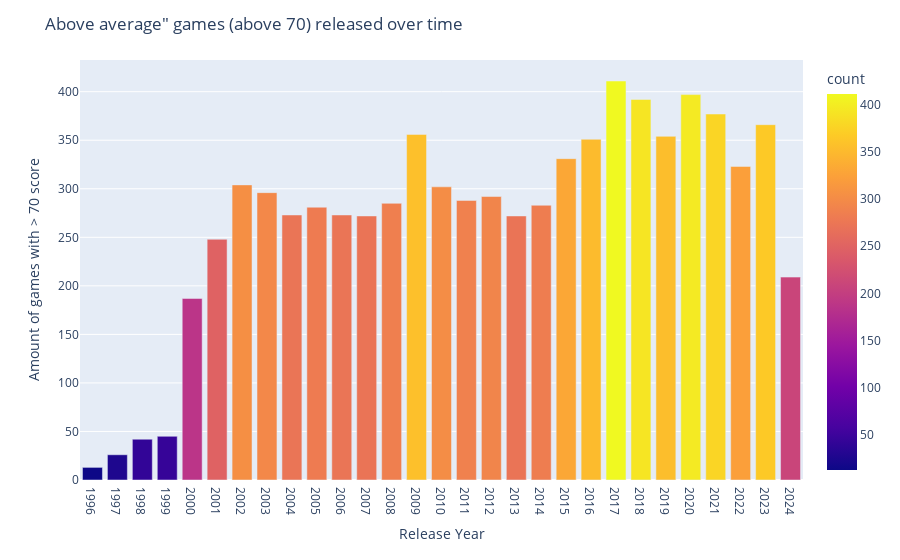

This figure's notebook cell:
### Code cell
df_year_count = dfTop.groupby('release_year').size().reset_index(name='count')

df_year_count = df_year_count.sort_values(by='release_year', ascending=True)

figYear = px.bar(
    df_year_count, 
    x='release_year', 
    y='count', 
    hover_data=['count'],
    color='count', 
    color_continuous_scale='Plasma' 
)

figYear.update_layout(
    title='Above average" games (above 70) released over time',
    xaxis_title='Release Year',
    yaxis_title='Amount of games with > 70 score',
    xaxis=dict(tickmode ='linear', dtick=1)
)

figYear.show()

### Figure 1 — Plotly figure (JSON) as saved in the notebook; plotly's stock layout.template omitted (floating-point values rounded to 4 significant figures)
{"data": [{"alignmentgroup": "True", "hovertemplate": "release_year=%{x}<br>count=%{marker.color}<extra></extra>", "legendgroup": "", "marker": {"color": [13, 26, 42, 45, 187, 248, 304, 296, 273, 281, 273, 272, 285, 356, 302, 288, 292, 272, 283, 331, 351, 411, 392, 354, 397, 377, 323, 366, 209], "coloraxis": "coloraxis", "pattern": {"shape": ""}}, "name": "", "offsetgroup": "", "orientation": "v", "showlegend": false, "textposition": "auto", "type": "bar", "x": [1996, 1997, 1998, 1999, 2000, 2001, 2002, 2003, 2004, 2005, 2006, 2007, 2008, 2009, 2010, 2011, 2012, 2013, 2014, 2015, 2016, 2017, 2018, 2019, 2020, 2021, 2022, 2023, 2024], "xaxis": "x", "y": [13, 26, 42, 45, 187, 248, 304, 296, 273, 281, 273, 272, 285, 356, 302, 288, 292, 272, 283, 331, 351, 411, 392, 354, 397, 377, 323, 366, 209], "yaxis": "y"}], "layout": {"autosize": true, "barmode": "relative", "coloraxis": {"colorbar": {"title": {"text": "count"}}, "colorscale": [[0, "#0d0887"], [0.1111, "#46039f"], [0.2222, "#7201a8"], [0.3333, "#9c179e"], [0.4444, "#bd3786"], [0.5556, "#d8576b"], [0.6667, "#ed7953"], [0.7778, "#fb9f3a"], [0.8889, "#fdca26"], [1, "#f0f921"]]}, "legend": {"tracegroupgap": 0}, "margin": {"t": 60}, "title": {"text": "Above average\" games (above 70) released over time"}, "xaxis": {"anchor": "y", "autorange": true, "domain": [0, 1], "dtick": 1, "range": [1996.0, 2024.0], "tickmode": "linear", "title": {"text": "Release Year"}, "type": "linear"}, "yaxis": {"anchor": "x", "autorange": true, "domain": [0, 1], "range": [0, 432.6], "title": {"text": "Amount of games with > 70 score"}, "type": "linear"}}}
